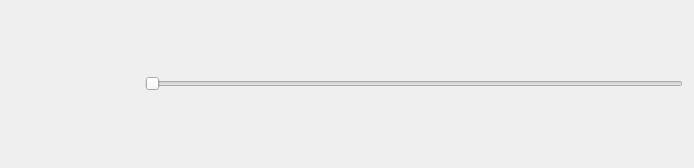
<?xml version="1.0" encoding="UTF-8"?>
<ui version="4.0">
 <class>tools</class>
 <widget class="QWidget" name="tools">
  <property name="geometry">
   <rect>
    <x>0</x>
    <y>0</y>
    <width>694</width>
    <height>168</height>
   </rect>
  </property>
  <property name="windowTitle">
   <string>Form</string>
  </property>
  <layout class="QGridLayout" name="gridLayout">
   <item row="0" column="0">
    <widget class="QLabel" name="icon">
     <property name="minimumSize">
      <size>
       <width>128</width>
       <height>128</height>
      </size>
     </property>
     <property name="text">
      <string>&lt;html&gt;&lt;head/&gt;&lt;body&gt;&lt;p&gt;&lt;img src=&quot;:/outils/redimention.png&quot;/&gt;&lt;/p&gt;&lt;/body&gt;&lt;/html&gt;</string>
     </property>
    </widget>
   </item>
   <item row="0" column="1">
    <widget class="QSlider" name="selecteur">
     <property name="minimumSize">
      <size>
       <width>0</width>
       <height>128</height>
      </size>
     </property>
     <property name="orientation">
      <enum>Qt::Horizontal</enum>
     </property>
    </widget>
   </item>
  </layout>
 </widget>
 <resources/>
 <connections/>
</ui>
